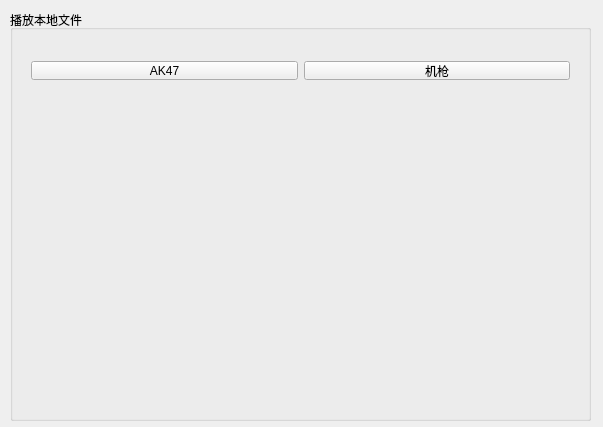
<?xml version="1.0" encoding="UTF-8"?>
<ui version="4.0">
 <class>Widget</class>
 <widget class="QWidget" name="Widget">
  <property name="geometry">
   <rect>
    <x>0</x>
    <y>0</y>
    <width>603</width>
    <height>427</height>
   </rect>
  </property>
  <property name="windowTitle">
   <string>Widget</string>
  </property>
  <widget class="QGroupBox" name="groupBox">
   <property name="geometry">
    <rect>
     <x>10</x>
     <y>10</y>
     <width>581</width>
     <height>411</height>
    </rect>
   </property>
   <property name="title">
    <string>播放本地文件</string>
   </property>
   <widget class="QWidget" name="horizontalLayoutWidget">
    <property name="geometry">
     <rect>
      <x>10</x>
      <y>40</y>
      <width>561</width>
      <height>41</height>
     </rect>
    </property>
    <layout class="QHBoxLayout" name="horizontalLayout">
     <item>
      <widget class="QPushButton" name="btnAK47">
       <property name="text">
        <string>AK47</string>
       </property>
      </widget>
     </item>
     <item>
      <widget class="QPushButton" name="btnFire">
       <property name="text">
        <string>机枪</string>
       </property>
      </widget>
     </item>
    </layout>
   </widget>
  </widget>
 </widget>
 <layoutdefault spacing="6" margin="11"/>
 <resources/>
 <connections/>
</ui>
